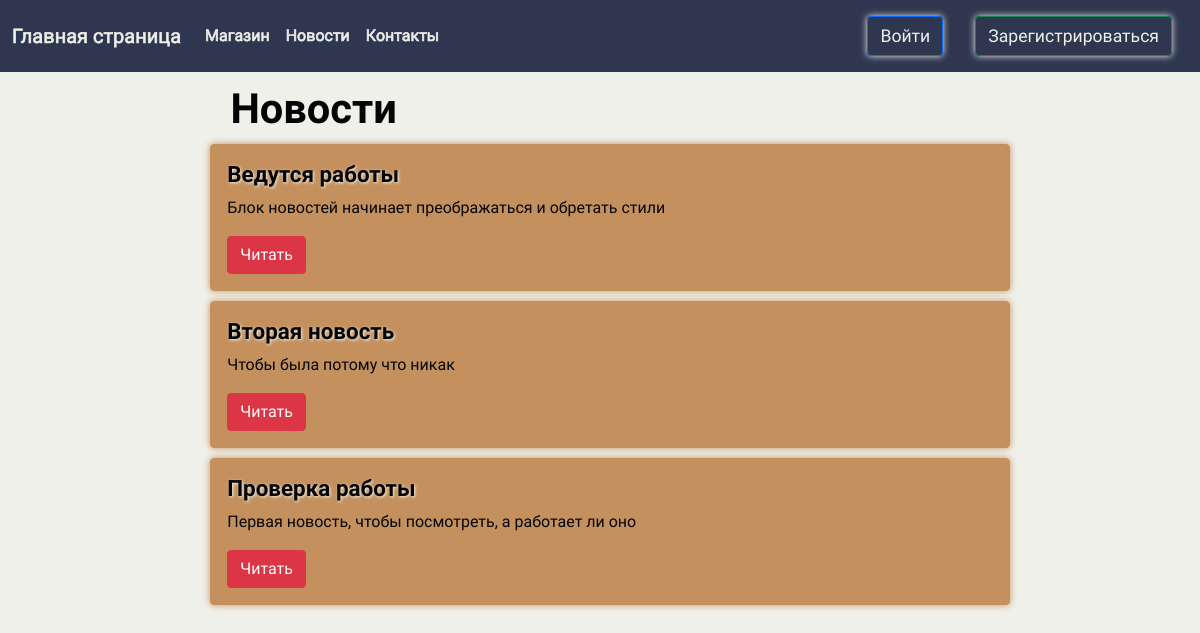
Page /news/ on the committed database.
### news/models.py (models this page shows, shortened)
class News(models.Model):
    title = models.CharField('Название', max_length=50)
    anons = models.CharField('Анонс', max_length=250)
    full_text = models.TextField('Статья')
    date = models.DateTimeField('Дата публикации')

### news/views.py (the view)
# urls.py: path('', views.news_home, name='news_home'),
def news_home(request):
    news = News.objects.order_by('-date')
    return render(request, 'news/news_home.html', {'news':news})

### news/templates/news/news_home.html (shortened to what this page needs)
{% extends 'main/layout.html' %}
{% load static %}
{% block content %}
<section class="center">
  <div class="container">
    <h2>Новости</h2>
      {% for el in news%}
        <div class="card" style="width: 50rem;">
          <div class="card-body">
            <h5 class="card-title"> {{ el.title }} </h5>
            <p class="card-text"> {{ el.anons }} </p>
            <a href="{% url 'news_detail' el.id %}" class="btn btn-danger">Читать</a>
          </div>
        </div>
      {% endfor %}
  </div>
</section>
{% endblock %}

### main/static/main/css/main.css (style rules this page uses)
* { font-family: 'Comfortaa', cursive; }
.card { background-color: #c4915e!important; border: 1.5px solid #c4915e; box-shadow: 0 0 7px #c4915e; color:#050505; margin-left:3%; margin-right:3%; margin-top:1%; }
h5 { font-size:140%; font-weight:bold; text-shadow: 1px 1px 3px #eff0ea; }
h2 { margin-left:5%; margin-top:1%; margin-bottom:1%; color:#050505; font-size: 260%; font-weight:bold; }
h5.card-title { color:#050505; }
.card-text { color:#050505; }
section.center { margin-left:14%!important; margin-top:1%; }

### rows in the picture
News: title "Ведутся работы", anons "Блок новостей начинает преображаться и обретать стили"
News: title "Вторая новость", anons "Чтобы была потому что никак"
News: title "Проверка работы", anons "Первая новость, чтобы посмотреть, а работает ли оно"
